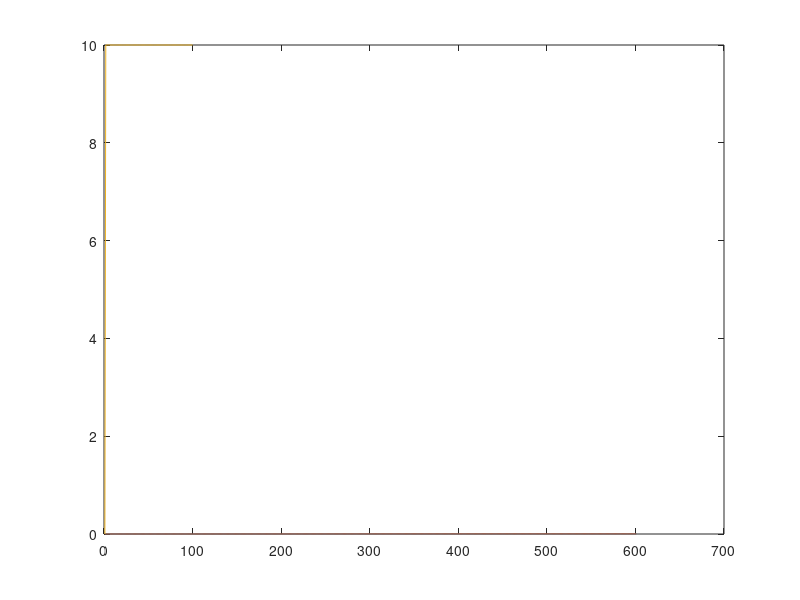

This chart was generated by the following MATLAB code: (Note: this script raises an error after producing the figure.)
%%
in = [0:0.01:6];
w = 0.01;
r_in = in/w;
plot(r_in/sum(r_in));
hold on;
r_in = 1./(1 + exp(-in + 5/2));
plot(r_in/sum(r_in));
%%
r = 0;
r = zeros(1,100);
i = [2:1:100];
r(i) = -r(i-1) + 10;
plot(r);
%%
endtime =150;
nt=endtime/dt;
ply=zeros(2,nt+1);
plx=[0:dt:endtime];
r1 = 1;
r2 = 1;
w = 0.1;
for it=1:nt
    r1 = r1 + 1/(1 + exp(-w*r1 + 5/2));
    ply(1,it) =  r1;
    %r2 = r2 + r2*w;
    %ply(2,it) =  r2;
end
plot(plx,ply);
%%
dt = 0.01;
endtime =150;
nt=endtime/dt;
ply=zeros(1,nt+1);
plx=[0:dt:endtime];
r = 0;
w = 0.01;
for it=1:nt
    dr = -r + min(6,it*dt*w*6);
    r = r + dr;
    ply(1,it) =  r;
    %r2 = r2 + r2*w;
    %ply(2,it) =  r2;
end
plot(plx,ply);
%%
pic = rand*pi/2;
displayHOG2(pic);
orientations = [0:pi/9:8*pi/9];
results = zeros(1,9);
j = 1;
for i = orientations
    results(:,j) = gaussian(pic,i,6);
    j = j+1;
end
results
dt = 0.01;
endtime =150;
nt=endtime/dt;
ply=zeros(9,nt+1);
plx=[0:dt:endtime];
r = 0;
w = 0.01;
for it=1:nt
    dr = -r + min(6,it*dt*w*6);
    r = r + dr;
    ply(1,it) =  r;
    %r2 = r2 + r2*w;
    %ply(2,it) =  r2;
end
plot(plx,ply);
%%
tau = 6;
r = 0;
a = 1;
drdt = a/tau;
t = [1:1:100];
rs = zeros(1,100);
for s = t
    r = r + drdt;
    drdt = (-r + a)/tau;
    rs(s) = r;
end
plot(t,rs);
    
